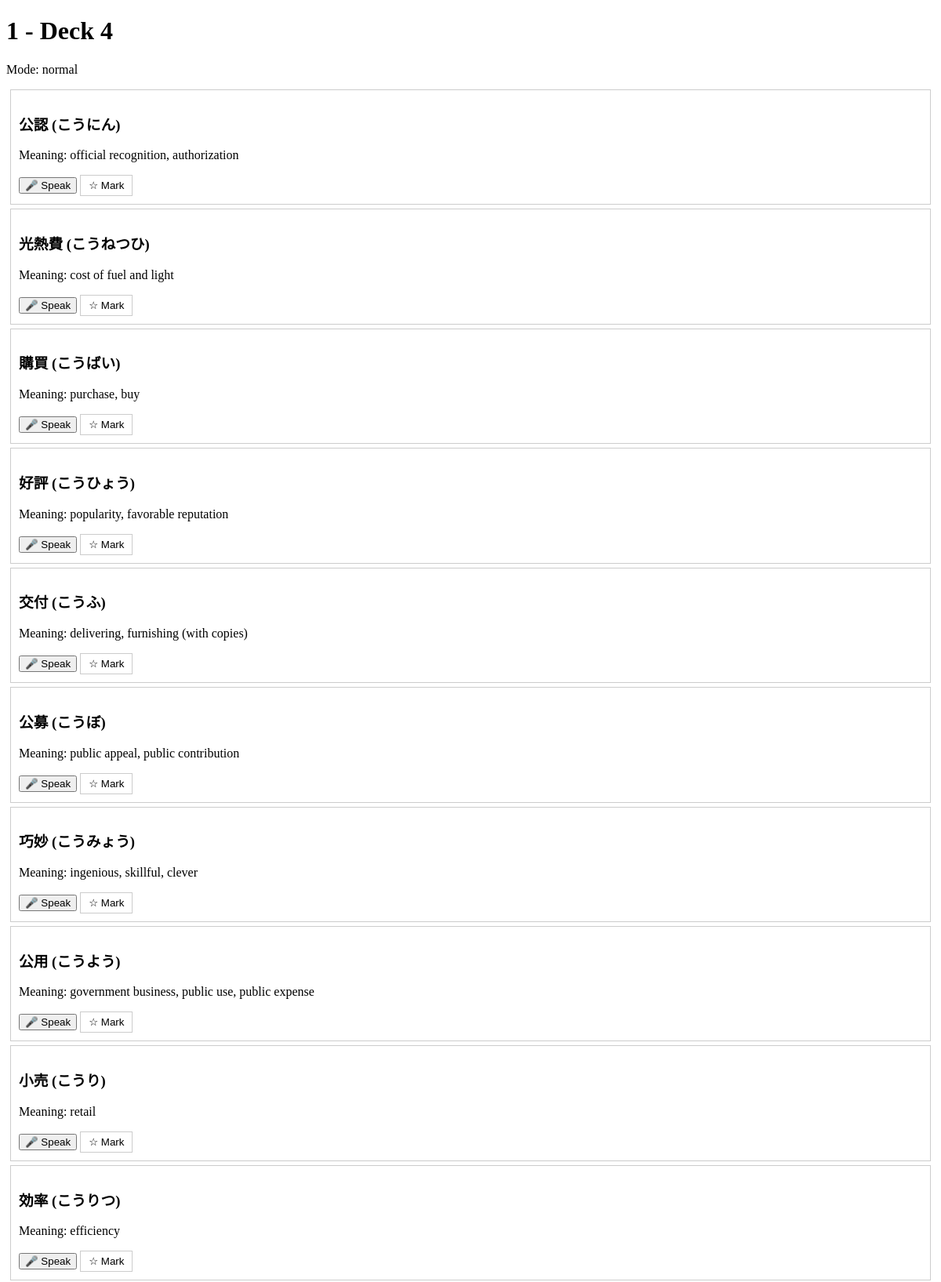
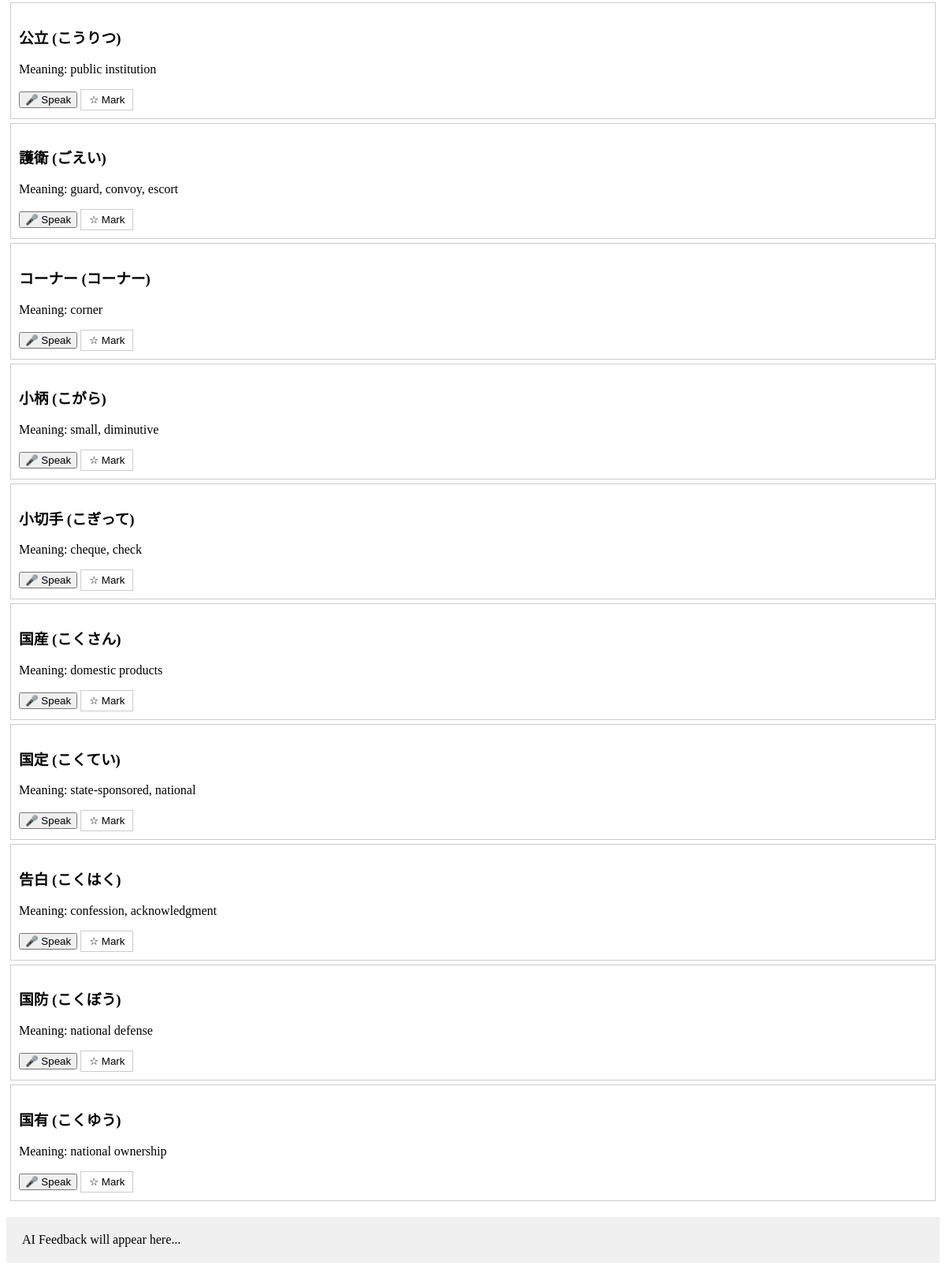
The page /session/1/3?mode=normal on the database its author committed (2 pictures, top to bottom).
### tables this page shows
CREATE TABLE words (
            id INTEGER PRIMARY KEY AUTOINCREMENT,
            original TEXT,
            furigana TEXT,
            english TEXT,
            jlpt_level INTEGER,
            is_marked INTEGER DEFAULT 0
        );

### app.py (the view)
@app.route('/session/<jlpt_level>/<int:deck_id>') # Removed 'int:' from jlpt_level
def game_session(jlpt_level, deck_id):
    mode = request.args.get('mode', 'normal')
    try:
        level_num = int(''.join(filter(str.isdigit, jlpt_level)))
    except ValueError:
        return "Invalid Level Format", 400
    words = get_words_by_deck(level_num, deck_id)
    return render_template('session.html',
                           level=jlpt_level,
                           level_num=level_num,
                           deck_id=deck_id,
                           words=words,
                           mode=mode)

### database/db_handler.py (called while the page is built)
def get_db_connection():
    conn = sqlite3.connect(DB_PATH)
    conn.row_factory = sqlite3.Row  # This allows us to access columns by name
    return conn

def get_words_by_deck(level_num, deck_id):
    conn = get_db_connection()
    cursor = conn.cursor()
    limit = 20
    offset = deck_id * 20
    cursor.execute('SELECT * FROM words WHERE jlpt_level = ? LIMIT ? OFFSET ?',
                   (level_num, limit, offset))
    words = [dict(row) for row in cursor.fetchall()]
    conn.close()
    return words

### templates/session.html (shortened to what this page needs)
<!DOCTYPE html>
<html>
<head>
</head>
<body>
    <h1>{{ level.upper() }} - Deck {{ deck_id + 1 }}</h1>
    <p>Mode: {{ mode }}</p>
    <div id="quiz-container">
        {% for word in words %}
        <div class="word-card" style="border: 1px solid #ccc; padding: 10px; margin: 5px;">
            <h3>{{ word.original }} ({{ word.furigana }})</h3>
            <p>Meaning: {{ word.english }}</p>
            <button onclick="sendVoiceSample('{{ word.original }}')">🎤 Speak</button>
            <button
                id="mark-btn-{{ word.id }}"
                onclick="toggleMark('{{ word.id }}', this)"
                class="mark-btn {{ 'is-marked' if word.is_marked else '' }}">
                {{ '⭐ Marked' if word.is_marked else '☆ Mark' }}
            </button>
        </div>
        {% endfor %}
    </div>
    <div id="feedback-box" style="background: #f0f0f0; padding: 20px; margin-top: 20px;">
        AI Feedback will appear here...
    </div>
</body>
</html>

### templates/session.html (style rules this page uses)
.mark-btn { background-color: white; border: 1px solid #ccc; padding: 5px 10px; cursor: pointer; transition: background-color 0.2s; }

### rows shown on the page
words: original "公認", furigana "こうにん", english "official recognition, authorization", is_marked "☆ Mark"
words: original "光熱費", furigana "こうねつひ", english "cost of fuel and light", is_marked "☆ Mark"
words: original "購買", furigana "こうばい", english "purchase, buy", is_marked "☆ Mark"
words: original "好評", furigana "こうひょう", english "popularity, favorable reputation", is_marked "☆ Mark"
words: original "交付", furigana "こうふ", english "delivering, furnishing (with copies)", is_marked "☆ Mark"
words: original "公募", furigana "こうぼ", english "public appeal, public contribution", is_marked "☆ Mark"
words: original "巧妙", furigana "こうみょう", english "ingenious, skillful, clever", is_marked "☆ Mark"
words: original "公用", furigana "こうよう", english "government business, public use, public expense", is_marked "☆ Mark"
words: original "小売", furigana "こうり", english "retail", is_marked "☆ Mark"
words: original "効率", furigana "こうりつ", english "efficiency", is_marked "☆ Mark"
words: original "公立", furigana "こうりつ", english "public institution", is_marked "☆ Mark"
words: original "護衛", furigana "ごえい", english "guard, convoy, escort", is_marked "☆ Mark"
words: original "コーナー", furigana "コーナー", english "corner", is_marked "☆ Mark"
words: original "小柄", furigana "こがら", english "small, diminutive", is_marked "☆ Mark"
words: original "小切手", furigana "こぎって", english "cheque, check", is_marked "☆ Mark"
words: original "国産", furigana "こくさん", english "domestic products", is_marked "☆ Mark"
words: original "国定", furigana "こくてい", english "state-sponsored, national", is_marked "☆ Mark"
words: original "告白", furigana "こくはく", english "confession, acknowledgment", is_marked "☆ Mark"
words: original "国防", furigana "こくぼう", english "national defense", is_marked "☆ Mark"
words: original "国有", furigana "こくゆう", english "national ownership", is_marked "☆ Mark"

### other values the page prints
{{ level.upper() }} "1"
{{ deck_id + 1 }} "4"
{{ mode }} "normal"
